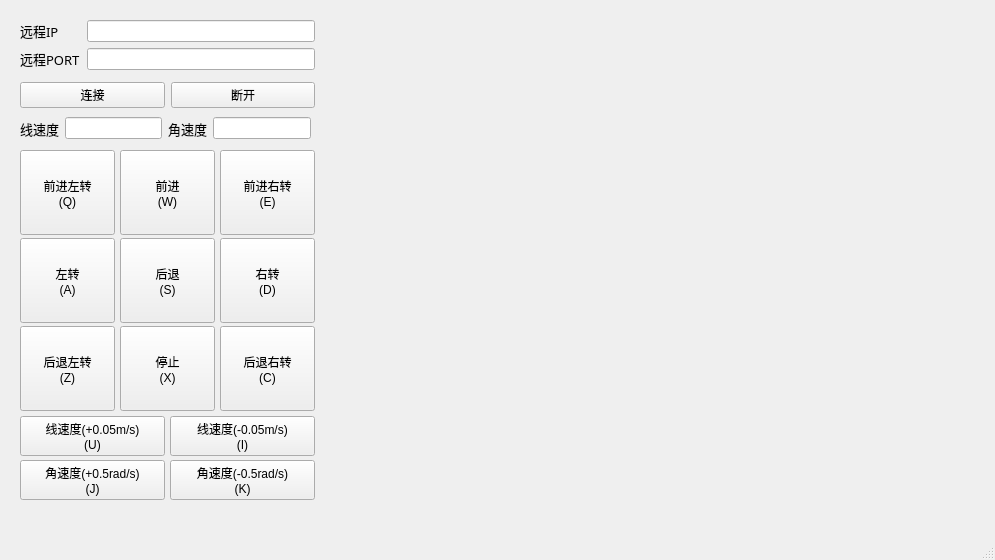
<?xml version="1.0" encoding="UTF-8"?>
<ui version="4.0">
 <class>MainWindow</class>
 <widget class="QMainWindow" name="MainWindow">
  <property name="geometry">
   <rect>
    <x>0</x>
    <y>0</y>
    <width>995</width>
    <height>560</height>
   </rect>
  </property>
  <property name="sizePolicy">
   <sizepolicy hsizetype="Preferred" vsizetype="Preferred">
    <horstretch>0</horstretch>
    <verstretch>0</verstretch>
   </sizepolicy>
  </property>
  <property name="windowTitle">
   <string>MainWindow</string>
  </property>
  <widget class="QWidget" name="centralwidget">
   <widget class="QLabel" name="label_image">
    <property name="geometry">
     <rect>
      <x>330</x>
      <y>20</y>
      <width>640</width>
      <height>480</height>
     </rect>
    </property>
    <property name="text">
     <string/>
    </property>
   </widget>
   <widget class="QPushButton" name="pushButton_up">
    <property name="geometry">
     <rect>
      <x>120</x>
      <y>150</y>
      <width>95</width>
      <height>85</height>
     </rect>
    </property>
    <property name="text">
     <string>前进
(W)</string>
    </property>
    <property name="shortcut">
     <string>W</string>
    </property>
   </widget>
   <widget class="QPushButton" name="pushButton_left">
    <property name="geometry">
     <rect>
      <x>20</x>
      <y>238</y>
      <width>95</width>
      <height>85</height>
     </rect>
    </property>
    <property name="text">
     <string>左转
(A)</string>
    </property>
    <property name="shortcut">
     <string>A</string>
    </property>
   </widget>
   <widget class="QPushButton" name="pushButton_right">
    <property name="geometry">
     <rect>
      <x>220</x>
      <y>238</y>
      <width>95</width>
      <height>85</height>
     </rect>
    </property>
    <property name="text">
     <string>右转
(D)</string>
    </property>
    <property name="shortcut">
     <string>D</string>
    </property>
   </widget>
   <widget class="QPushButton" name="pushButton_stop">
    <property name="geometry">
     <rect>
      <x>120</x>
      <y>326</y>
      <width>95</width>
      <height>85</height>
     </rect>
    </property>
    <property name="text">
     <string>停止
(X)</string>
    </property>
    <property name="shortcut">
     <string>X</string>
    </property>
   </widget>
   <widget class="QPushButton" name="pushButton_down">
    <property name="geometry">
     <rect>
      <x>120</x>
      <y>238</y>
      <width>95</width>
      <height>85</height>
     </rect>
    </property>
    <property name="text">
     <string>后退
(S)</string>
    </property>
    <property name="shortcut">
     <string>S</string>
    </property>
   </widget>
   <widget class="QWidget" name="layoutWidget">
    <property name="geometry">
     <rect>
      <x>20</x>
      <y>20</y>
      <width>295</width>
      <height>88</height>
     </rect>
    </property>
    <layout class="QGridLayout" name="gridLayout">
     <item row="1" column="0">
      <layout class="QHBoxLayout" name="horizontalLayout">
       <item>
        <widget class="QPushButton" name="pushButton_connect_server_ip">
         <property name="text">
          <string>连接</string>
         </property>
        </widget>
       </item>
       <item>
        <widget class="QPushButton" name="pushButton_disconnect_server_ip">
         <property name="text">
          <string>断开</string>
         </property>
        </widget>
       </item>
      </layout>
     </item>
     <item row="0" column="0">
      <layout class="QFormLayout" name="formLayout">
       <item row="0" column="0">
        <widget class="QLabel" name="label">
         <property name="font">
          <font>
           <family>Agency FB</family>
           <pointsize>10</pointsize>
          </font>
         </property>
         <property name="text">
          <string>远程IP</string>
         </property>
        </widget>
       </item>
       <item row="1" column="0">
        <widget class="QLabel" name="label_2">
         <property name="font">
          <font>
           <family>Agency FB</family>
           <pointsize>10</pointsize>
          </font>
         </property>
         <property name="text">
          <string>远程PORT</string>
         </property>
        </widget>
       </item>
       <item row="1" column="1">
        <widget class="QLineEdit" name="lineEdit_server_port"/>
       </item>
       <item row="0" column="1">
        <widget class="QLineEdit" name="lineEdit_server_ip"/>
       </item>
      </layout>
     </item>
    </layout>
   </widget>
   <widget class="QPushButton" name="pushButton_up_left">
    <property name="geometry">
     <rect>
      <x>20</x>
      <y>150</y>
      <width>95</width>
      <height>85</height>
     </rect>
    </property>
    <property name="text">
     <string>前进左转
(Q)</string>
    </property>
    <property name="shortcut">
     <string>Q</string>
    </property>
   </widget>
   <widget class="QPushButton" name="pushButton_up_right">
    <property name="geometry">
     <rect>
      <x>220</x>
      <y>150</y>
      <width>95</width>
      <height>85</height>
     </rect>
    </property>
    <property name="text">
     <string>前进右转
(E)</string>
    </property>
    <property name="shortcut">
     <string>E</string>
    </property>
   </widget>
   <widget class="QPushButton" name="pushButton_back_left">
    <property name="geometry">
     <rect>
      <x>20</x>
      <y>326</y>
      <width>95</width>
      <height>85</height>
     </rect>
    </property>
    <property name="text">
     <string>后退左转
(Z)</string>
    </property>
    <property name="shortcut">
     <string>Z</string>
    </property>
   </widget>
   <widget class="QPushButton" name="pushButton_back_right">
    <property name="geometry">
     <rect>
      <x>220</x>
      <y>326</y>
      <width>95</width>
      <height>85</height>
     </rect>
    </property>
    <property name="text">
     <string>后退右转
(C)</string>
    </property>
    <property name="shortcut">
     <string>C</string>
    </property>
   </widget>
   <widget class="QPushButton" name="pushButton_line_speed_increase">
    <property name="geometry">
     <rect>
      <x>20</x>
      <y>416</y>
      <width>145</width>
      <height>40</height>
     </rect>
    </property>
    <property name="sizePolicy">
     <sizepolicy hsizetype="Fixed" vsizetype="Fixed">
      <horstretch>0</horstretch>
      <verstretch>0</verstretch>
     </sizepolicy>
    </property>
    <property name="text">
     <string>线速度(+0.05m/s)
(U)</string>
    </property>
    <property name="shortcut">
     <string>U</string>
    </property>
   </widget>
   <widget class="QPushButton" name="pushButton_line_speed_decrease">
    <property name="geometry">
     <rect>
      <x>170</x>
      <y>416</y>
      <width>145</width>
      <height>40</height>
     </rect>
    </property>
    <property name="sizePolicy">
     <sizepolicy hsizetype="Fixed" vsizetype="Fixed">
      <horstretch>0</horstretch>
      <verstretch>0</verstretch>
     </sizepolicy>
    </property>
    <property name="text">
     <string>线速度(-0.05m/s)
(I)</string>
    </property>
    <property name="shortcut">
     <string>I</string>
    </property>
   </widget>
   <widget class="QPushButton" name="pushButton_angular_speed_decrease">
    <property name="geometry">
     <rect>
      <x>170</x>
      <y>460</y>
      <width>145</width>
      <height>40</height>
     </rect>
    </property>
    <property name="sizePolicy">
     <sizepolicy hsizetype="Fixed" vsizetype="Fixed">
      <horstretch>0</horstretch>
      <verstretch>0</verstretch>
     </sizepolicy>
    </property>
    <property name="text">
     <string>角速度(-0.5rad/s)
(K)</string>
    </property>
    <property name="shortcut">
     <string>K</string>
    </property>
   </widget>
   <widget class="QPushButton" name="pushButton_angular_speed_increase">
    <property name="geometry">
     <rect>
      <x>20</x>
      <y>460</y>
      <width>145</width>
      <height>40</height>
     </rect>
    </property>
    <property name="sizePolicy">
     <sizepolicy hsizetype="Fixed" vsizetype="Fixed">
      <horstretch>0</horstretch>
      <verstretch>0</verstretch>
     </sizepolicy>
    </property>
    <property name="text">
     <string>角速度(+0.5rad/s)
(J)</string>
    </property>
    <property name="shortcut">
     <string>J</string>
    </property>
   </widget>
   <widget class="QWidget" name="">
    <property name="geometry">
     <rect>
      <x>20</x>
      <y>117</y>
      <width>291</width>
      <height>23</height>
     </rect>
    </property>
    <layout class="QHBoxLayout" name="horizontalLayout_2">
     <item>
      <widget class="QLabel" name="label_3">
       <property name="font">
        <font>
         <family>Agency FB</family>
         <pointsize>10</pointsize>
        </font>
       </property>
       <property name="text">
        <string>线速度</string>
       </property>
      </widget>
     </item>
     <item>
      <widget class="QLineEdit" name="lineEdit_line_speed"/>
     </item>
     <item>
      <widget class="QLabel" name="label_4">
       <property name="font">
        <font>
         <family>Agency FB</family>
         <pointsize>10</pointsize>
        </font>
       </property>
       <property name="text">
        <string>角速度</string>
       </property>
      </widget>
     </item>
     <item>
      <widget class="QLineEdit" name="lineEdit_angular_speed"/>
     </item>
    </layout>
   </widget>
  </widget>
  <widget class="QMenuBar" name="menubar">
   <property name="geometry">
    <rect>
     <x>0</x>
     <y>0</y>
     <width>995</width>
     <height>26</height>
    </rect>
   </property>
  </widget>
  <widget class="QStatusBar" name="statusbar"/>
 </widget>
 <resources/>
 <connections/>
</ui>
